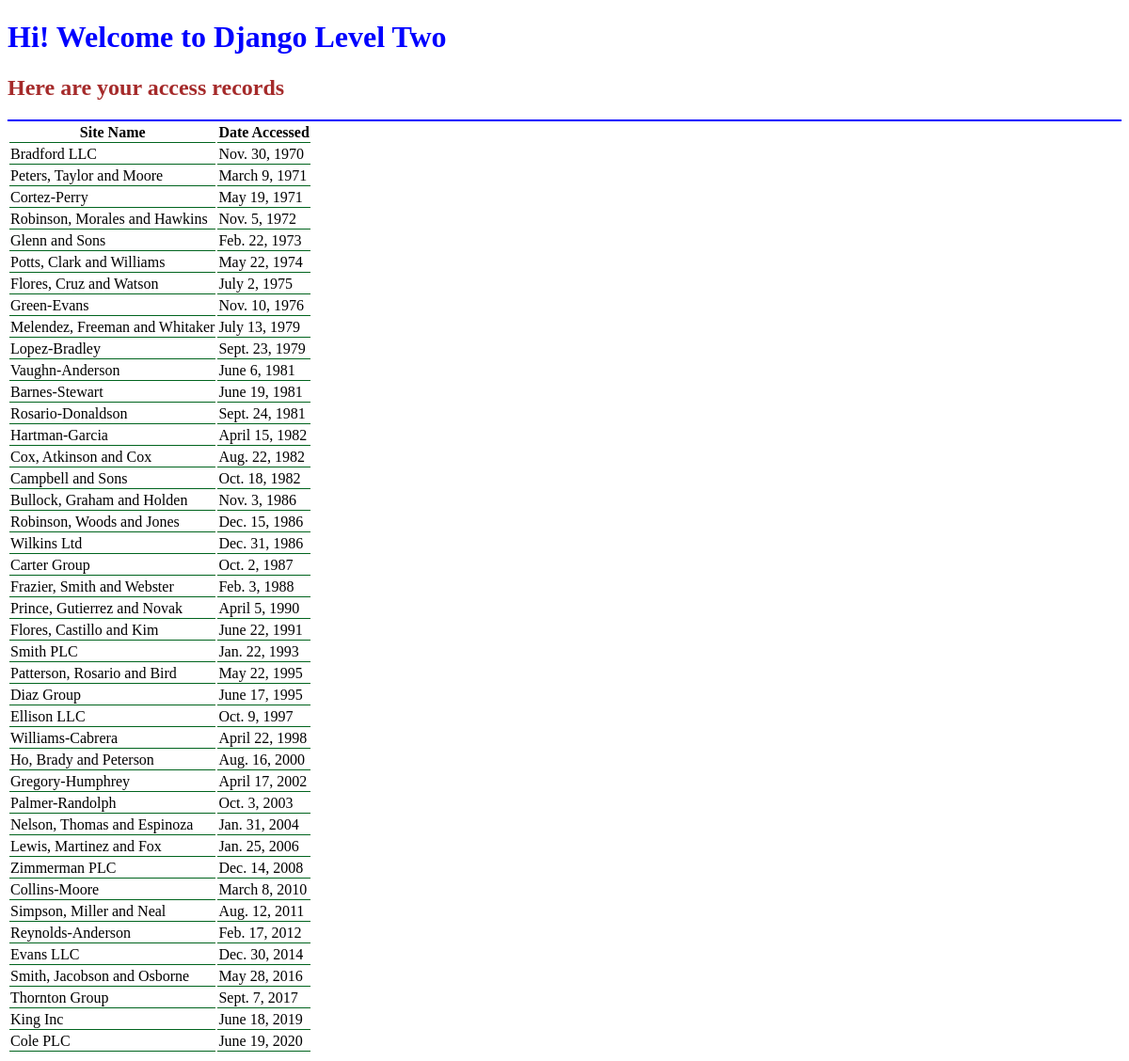
Page /second_app/database/ on the committed database.
### second_app/models.py (models this page shows)
class AccessRecord(models.Model):
    name = models.ForeignKey(Webpage, on_delete=models.CASCADE)
    date = models.DateField()
    def __str__(self):
        return str(self.date)

class Webpage(models.Model):
    topic = models.ForeignKey(Topic, on_delete=models.CASCADE)
    name = models.CharField(max_length=264, unique=True)
    url = models.URLField(unique=True)
    def __str__(self):
        return self.name

### second_app/views.py (the view)
def data_acc(request):
        webpages_list = AccessRecord.objects.order_by('date')
        date_dict = {'access_records': webpages_list}
        return render(request,'second_app/database.html', context=date_dict)

### templates/second_app/database.html (shortened to what this page needs)
<!DOCTYPE html>
{% load static %}
<html lang="en">
<head>
    <link rel="stylesheet" href="{% static "css/mystyle.css" %}" />
</head>
<body>
    <h1>Hi! Welcome to Django Level Two </h1>
    <h2>Here are your access records</h2>
    <div class="Djangotwo"></div>
    {% if access_records %}
    <table>
        <thead>
            <th>Site Name</th>
            <th>Date Accessed</th>
        </thead>
    {% for acc in access_records %}
        <tr>
            <td>{{ acc.name }}</td>
            <td>{{ acc.date }}</td>
        </tr>
    {% endfor %}
    </table>
    {% else %}
    <p>No Access Record Found! </p>
    {% endif %}
</body>
</html>

### static/css/mystyle.css (style rules this page uses)
h1 { color: blue; }
h2 { color: brown; }
.Djangotwo { border: 1px solid blue; }
th, td { border-bottom: 1px solid rgb(0, 100, 30); }

### rows in the picture
AccessRecord: name "Bradford LLC", date "Nov. 30, 1970"
AccessRecord: name "Peters, Taylor and Moore", date "March 9, 1971"
AccessRecord: name "Cortez-Perry", date "May 19, 1971"
AccessRecord: name "Robinson, Morales and Hawkins", date "Nov. 5, 1972"
AccessRecord: name "Glenn and Sons", date "Feb. 22, 1973"
AccessRecord: name "Potts, Clark and Williams", date "May 22, 1974"
AccessRecord: name "Flores, Cruz and Watson", date "July 2, 1975"
AccessRecord: name "Green-Evans", date "Nov. 10, 1976"
AccessRecord: name "Melendez, Freeman and Whitaker", date "July 13, 1979"
AccessRecord: name "Lopez-Bradley", date "Sept. 23, 1979"
AccessRecord: name "Vaughn-Anderson", date "June 6, 1981"
AccessRecord: name "Barnes-Stewart", date "June 19, 1981"
AccessRecord: name "Rosario-Donaldson", date "Sept. 24, 1981"
AccessRecord: name "Hartman-Garcia", date "April 15, 1982"
AccessRecord: name "Cox, Atkinson and Cox", date "Aug. 22, 1982"
AccessRecord: name "Campbell and Sons", date "Oct. 18, 1982"
AccessRecord: name "Bullock, Graham and Holden", date "Nov. 3, 1986"
AccessRecord: name "Robinson, Woods and Jones", date "Dec. 15, 1986"
AccessRecord: name "Wilkins Ltd", date "Dec. 31, 1986"
AccessRecord: name "Carter Group", date "Oct. 2, 1987"
AccessRecord: name "Frazier, Smith and Webster", date "Feb. 3, 1988"
AccessRecord: name "Prince, Gutierrez and Novak", date "April 5, 1990"
AccessRecord: name "Flores, Castillo and Kim", date "June 22, 1991"
AccessRecord: name "Smith PLC", date "Jan. 22, 1993"
AccessRecord: name "Patterson, Rosario and Bird", date "May 22, 1995"
AccessRecord: name "Diaz Group", date "June 17, 1995"
AccessRecord: name "Ellison LLC", date "Oct. 9, 1997"
AccessRecord: name "Williams-Cabrera", date "April 22, 1998"
AccessRecord: name "Ho, Brady and Peterson", date "Aug. 16, 2000"
AccessRecord: name "Gregory-Humphrey", date "April 17, 2002"
AccessRecord: name "Palmer-Randolph", date "Oct. 3, 2003"
AccessRecord: name "Nelson, Thomas and Espinoza", date "Jan. 31, 2004"
AccessRecord: name "Lewis, Martinez and Fox", date "Jan. 25, 2006"
AccessRecord: name "Zimmerman PLC", date "Dec. 14, 2008"
AccessRecord: name "Collins-Moore", date "March 8, 2010"
AccessRecord: name "Simpson, Miller and Neal", date "Aug. 12, 2011"
AccessRecord: name "Reynolds-Anderson", date "Feb. 17, 2012"
AccessRecord: name "Evans LLC", date "Dec. 30, 2014"
AccessRecord: name "Smith, Jacobson and Osborne", date "May 28, 2016"
AccessRecord: name "Thornton Group", date "Sept. 7, 2017"
AccessRecord: name "King Inc", date "June 18, 2019"
AccessRecord: name "Cole PLC", date "June 19, 2020"
